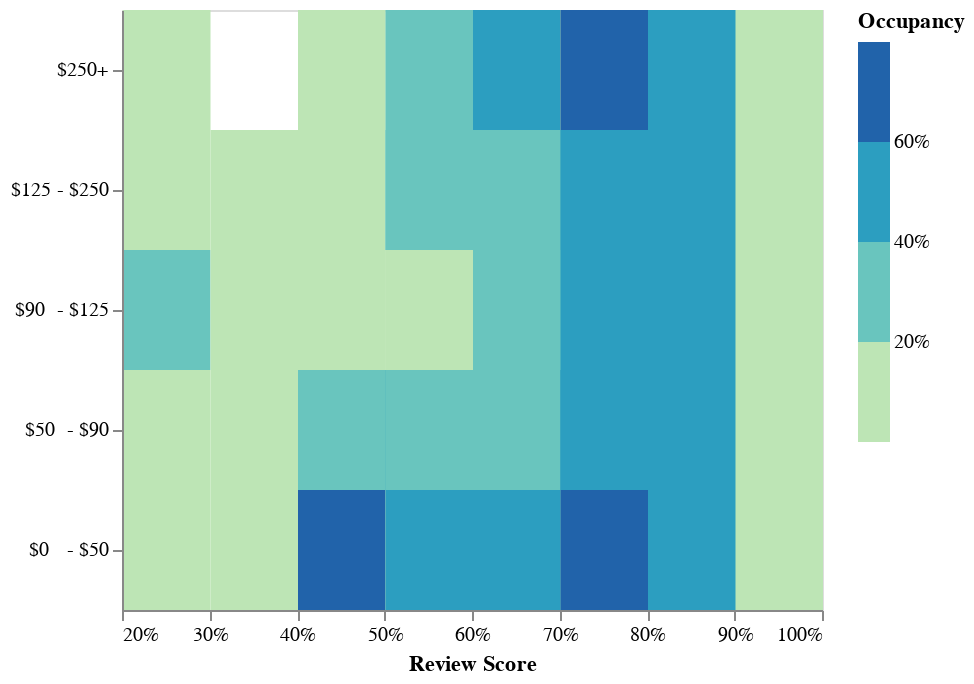

The code cell stored with this chart in its notebook:
### Code cell
data = listings_07_20[["price", "review_scores_rating", "occupancy_rate"]]
data["price_range"] = pd.cut(
    data["price"], 
    [-0.01, 50., 90., 125., 250., 10000.],
    labels=[
        "$0   - $50 ",
        "$50  - $90 ",
        "$90  - $125",
        "$125 - $250",
        "   $250+   ",
    ]
)

data["score"] = data["review_scores_rating"] / 100
data = data.groupby(["price_range", "score"])["occupancy_rate"].mean().reset_index()

alt.Chart(data).mark_rect().encode(
    x=alt.X(
        'score:Q', 
        axis=alt.Axis(format=".0%"), 
        bin=True,
        title="Review Score",
    ),
    y=alt.Y(
        "price_range:O", 
        sort=data["price_range"].cat.categories.values.tolist()[::-1],
        title=""
    ),
    color=alt.Color(
        'occupancy_rate:Q', 
        bin=True, 
        title="Occupancy", 
        scale=alt.Scale(scheme="yellowgreenblue"),
        legend=alt.Legend(format=".0%")
    )
).properties(
    width=350, height=300
)

### Figure 1 — Vega-Lite specification as saved in the notebook (floating-point values rounded to 4 significant figures; data arrays with more than 128 entries replaced by an {"elided": "..."} marker saying what was removed)
{"config": {"view": {"continuousWidth": 400, "continuousHeight": 300}}, "data": {"name": "data-00191016211e916fe1589cf0ea00ced1"}, "mark": "rect", "encoding": {"color": {"type": "quantitative", "bin": true, "field": "occupancy_rate", "legend": {"format": ".0%"}, "scale": {"scheme": "yellowgreenblue"}, "title": "Occupancy"}, "x": {"type": "quantitative", "axis": {"format": ".0%"}, "bin": true, "field": "score", "title": "Review Score"}, "y": {"type": "ordinal", "field": "price_range", "sort": ["   $250+   ", "$125 - $250", "$90  - $125", "$50  - $90 ", "$0   - $50 "], "title": ""}}, "height": 300, "width": 350, "$schema": "https://vega.github.io/schema/vega-lite/v4.8.1.json", "datasets": {"data-00191016211e916fe1589cf0ea00ced1": {"elided": "222 records"}}}
